Frame 1 (no input): blank canvas, image omitted
Frame 60 (the mouse pressed at the canvas centre just before this capture): blank canvas, image omitted
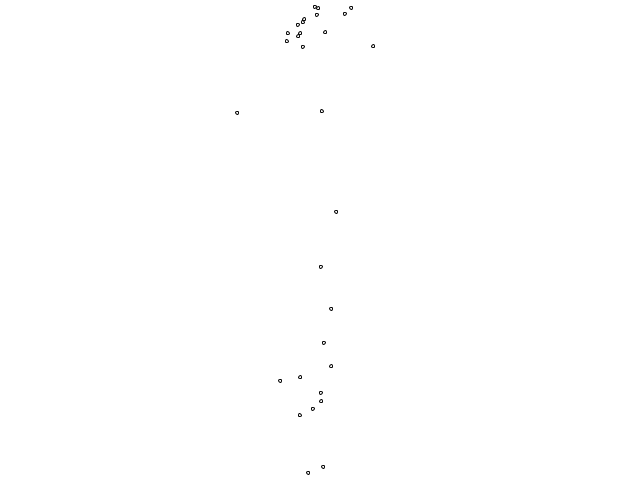
Frame 120 (the mouse held since frame 60 and released just before this capture)

The Processing sketch whose frames 1 and 60 were blank and that drew this single picture after the mouse press (run headless with seeded random() and noise(); from frame 60 on, the mouse is pressed at the canvas centre):

// Processing sketch: av_portfolio_ParticleSystem_basic
// ── av_portfolio_ParticleSystem_basic.pde
// Andre Hitchman
// Sketch based on particle system exercise

// importing the JAVA random library as it has more features than the proccesing one
import java.util.Random;
// keep track of the current time
float t = 0;

// The particles of the particle system are stored in an 
// ArrayList, which makes it easier to add and remove them 
// than a normal array
ArrayList particles;


// global parameters
float gravity = 4;
// probability of adding a new particle
float newParticleProbability = 0.4;
// mean and variance
float speedMean = 30.0;
float speedVariance = 20.0;
// play around with values
float angleMean = radians(5);
float angleVariance = radians(180);
// random object
Random rand;


void setup()
{
  size(640, 480);
  particles = new ArrayList();

  // random object initizalize
  // this is a random number generator
  rand = new Random();
}

// adds a new particle to the particle system and 
// sets it's parameters
void addParticle()
{
  
  float speed = speedVariance*((float)rand.nextGaussian()) + speedMean;
  float angle = angleVariance*((float)rand.nextGaussian()) + angleMean;
  Particle newParticle = new Particle();
  // change position with mouseX, mouseY
  // default width/2, height
  newParticle.position = new PVector(width/2, mouseX*((float)rand.nextGaussian()) + mouseX); // initialse postion in the middle of the sreen
  // newParticle.velocity = new PVector(0, -30); 
  // change -cos to + and sin to -
  newParticle.velocity = new PVector(sin(angle), -cos(angle));
  newParticle.velocity.mult(speed);
  newParticle.size = 3;
  particles.add(newParticle); //updates particle arraylistwith new particles
}

void draw()
{
  background(255);

  // the change in time since last frame
  float newTime   = millis()/1000.0;
  float deltaTime = newTime - t;
  t = newTime;

  // go through each particle in turn updating and drawing it. 
  // at the end we check if alive has been set to false, if so 
  // we remove the particle
  // Notice how we are looping through the ArrayList backwards, this 
  // is because we are deleting elements from the list
  for (int i = particles.size()-1; i >= 0; i--) { // starts from the very enbd of the arraylist
    // An ArrayList doesn't know what it is storing so we have 
    // to cast the object coming out
    Particle p = (Particle) particles.get(i); //The get() method returns the element at the specified position in the list. 
    p.update(deltaTime);
    p.draw();
    if (!p.alive) {
      // Items can be deleted with remove()
      particles.remove(i);
    }
  } 


  //addParticle();
  if (rand.nextFloat() < newParticleProbability)
    addParticle();
}


// ── Particle.pde

/*
 *  This class represents an individual particle within a particle system
 *
 *  It is a parameterized class in which different parameters control the behaviour of the class
 */

class Particle
{
   /*
    * These are the parameters that control the behaviour and appearance of the particle
    */ 
   PVector position; // position changes change over time
   PVector velocity; // velocity changes over time
   int size = 1; // size stays constant
   // damping
   float damping = 0.05; // should be set low overwise particles wll grid to a halt very quickly
   
   // This is an additional variable which tracks whether the particle 
   // should be kept in existance or it should be removed
   boolean alive;
  
    // the constructor doesn't set the parameters as there would be too many
    // they should be set separately on creation 
    Particle()
    {
      alive = true;
    }
    
    // This updates the position of the particle 
    // and manages its behaviour
    void update(float deltaTime)
    {
      // update the position based on the velocity
      // multiply velocity(change in speed in a given direction) to deltaTime(change in time)
      // add this result to PVector position
      position.add(PVector.mult(velocity, deltaTime));
      
      // add gravity (which is a global variable, not a class variable
      // this stores the result into velocity y component,
      // add damping
      // this reduces the velocity
      velocity.mult(1.0 - damping*deltaTime);
      velocity.y += gravity*deltaTime;
      
      
      // if the particle goes off screen, kill it
      if(position.x < 0 || position.x > width)
        alive = false; // kill
      if(position.y < 0 || position.y > height)
        alive = false; // kill
      
    }
    
    // this draws the graphical appearance of the particle
    // you can change this method to make it look different
    void draw()
    {
      if(!alive) // if not alive(dead = false)
        return;
      
      // use push style to apply a particular visual style to 
      // the particle and only the particle
      // (it works like pushMatrix but for style commands
      // like stroke and fill)
      // this function saves the current style settings
      // pushStyle() & popStyle() are always used together
      // one to save and one to revert
      pushStyle(); // start a new style
      ellipseMode(CENTER);
      
      // translate the particle to its position and draw it
      pushMatrix();
      translate(position.x, position.y);
      ellipse(0, 0, size, size);
      popMatrix();
      
      popStyle();// restore the prior settings
    }
  
}
